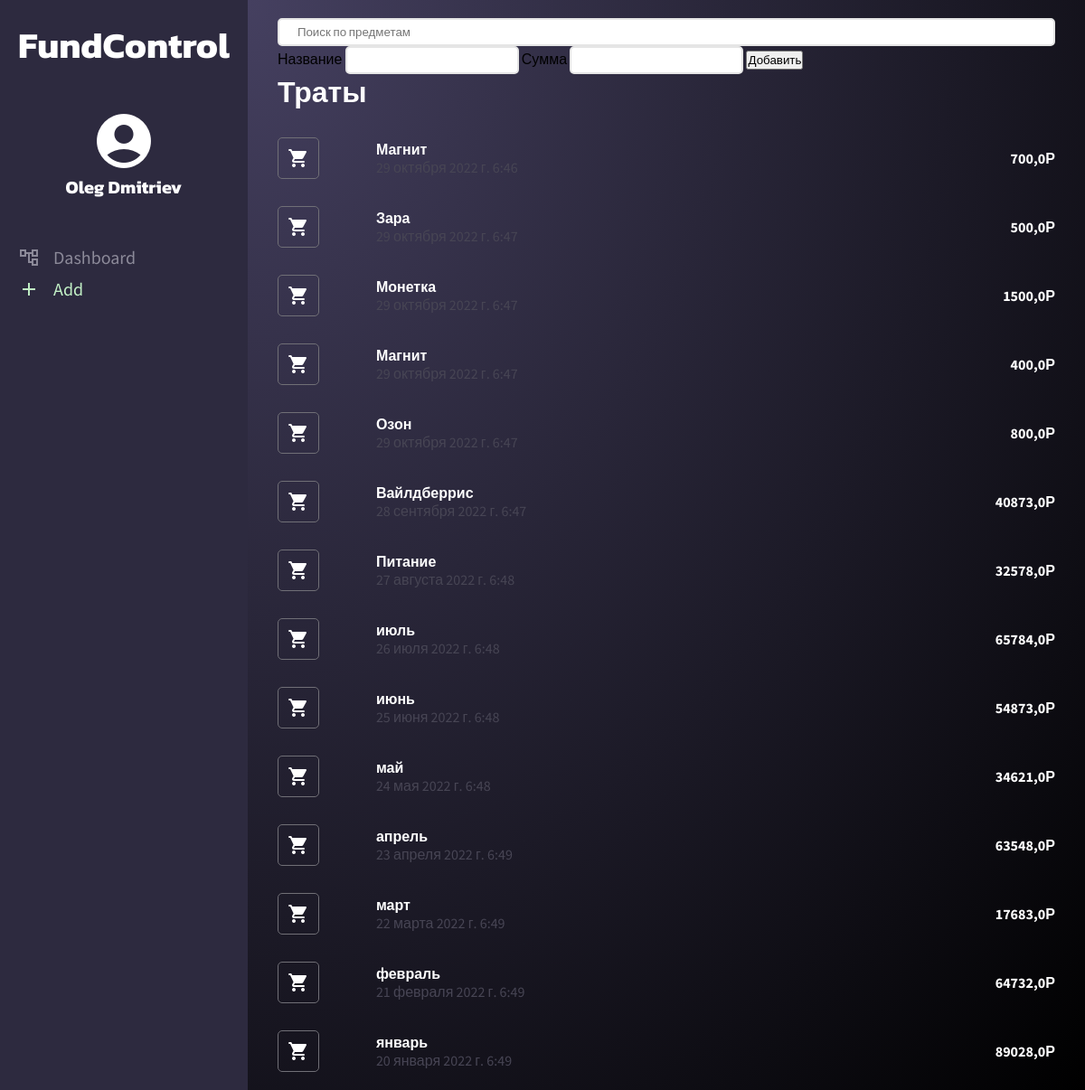
The page /transactions (signed in) on the database its author committed.
### main/models.py (models this page shows)
class Transaction(models.Model):
    user = models.ForeignKey(get_user_model(), on_delete=models.CASCADE)
    type = models.ForeignKey(TransactionType, on_delete=models.CASCADE, verbose_name='Тип')
    name = models.CharField('Название', max_length=255)
    amount = models.FloatField('Сумма')
    datetime = models.DateTimeField(auto_now_add=True)

### main/views.py (the view, shortened to what this page needs)
# urls.py: path('transactions', views.transactions, name='transactions'),
@login_required
def transactions(request):
    form = AddTransactionForm()
    trantypes = TransactionType.objects.filter(Q(user=None) | Q(user=request.user))
    transactions = Transaction.objects.filter(user=request.user)
    return render(request, 'main/transactions.html',
                  {'form': form, 'transaction_types': trantypes, 'transactions': transactions})

### main/forms.py
class AddTransactionForm(forms.ModelForm):
    class Meta:
        model = Transaction
        fields = ['type', 'name', 'amount']

### main/models.py (called while the page is built)
    def __str__(self):
        return self.name

### templates/main/transactions.html (shortened to what this page needs)
{% extends 'main/base.html' %}
{% load static %}
{% block main %}
    <div class="container">
        <form method="POST">
            <div class="custom_select" data-placeholder="Поиск по предметам">
            </div>
            <label for="name">Название</label>
            {{ form.name }}
            <label for="amount">Сумма</label>
            {{ form.amount }}
            <button>Добавить</button>
        </form>
        <div class="transactions">
            <h1 style="color: #FFF;">Траты</h3>
            {% for i in transactions %}
            <div class="transaction">
                <span class="icon">
                    <span class="material-icons-round">shopping_cart</span>
                </span>
                <div class="name"><span>{{ i.name }}</span><span
                        class="transaction-date">{{ i.datetime }}</span></div>
                <div class="sum">{{ i.amount }}Р</div>
            </div>
            {% endfor %}
    </div>
{% endblock %}

### templates/main/base.html (shortened to what this page needs)
{% load static %}
<!doctype html>
<html lang="en">
<head>
    <link rel="stylesheet" href="{% static 'style/colors.css' %}">
    <link rel="stylesheet" href="{% static 'style/style.css' %}">
</head>
<body>
<div class="content">
    <nav>
        <h1 class="logo">FundControl</h1>
        <div class="user">
            <span class="material-icons-round">account_circle</span>
            <span class="nav_name">Oleg Dmitriev</span>
        </div>
        <div class="menu">
            <a href="{% url 'main:index' %}" id="main_page"><span class="material-icons-outlined">account_tree</span><span class="a_label">Dashboard</span></a>
            <a href="{% url 'main:transactions' %}" id="add_transaction_page"><span class="material-icons-outlined">add</span><span class="a_label">Add</span></a>
        </div>
    </nav>
    <main>
        {% block main %}
        {% endblock %}
    </main>
</div>
</body>
</html>

### static/style/style.css (style rules this page uses)
* { font-family: 'Source Sans Pro', sans-serif; padding: 0; margin: 0; box-sizing: border-box; }
.container { max-width: 900px; margin: 0 auto; padding: 20px; }
.content { display: flex; width: 100vw; height: 100vh; }
nav { display: flex; flex-direction: column; align-items: center; padding: 20px 20px; height: 100vh; max-width: 300px; flex: 1; background-color: hsl(249, 20%, 20.6%); z-index: 999; }
main { height: 100vh; flex: 4; background: radial-gradient(at top left, rgb(69, 64, 96), rgb(0, 0, 0)); overflow: auto; }
nav .logo { color: #FFF; font-family: 'Kanit', sans-serif; font-size: 40px; }
nav .user { display: flex; margin-top: 40px; flex-direction: column; align-items: center; }
nav .user .material-icons-round { font-size: 72px; color: #FFF; }
nav .user .nav_name { font-family: 'Kanit', sans-serif !important; color: #FFF; font-size: 20px; font-weight: bold; }
nav .menu { display: flex; flex-direction: column; width: 100%; align-items: center; margin-top: 40px; }
nav .menu a { display: flex; align-items: center; width: 100%; text-decoration: none; color: hsl(249, 7%, 57%); font-size: 20px; margin-top: 10px; }
nav .menu a.chosen { color: hsl(126, 60%, 85%); }
nav .menu a .a_label { margin-left: 15px; }
.transactions .transaction { display: flex; justify-content: space-between; align-items: center; margin-top: 30px; font-weight: bold; }
.transactions .transaction .name { display: flex; flex-direction: column; width: 60%; }
.transaction .sum { max-width: 20%; width: 20%; text-align: right; }
.name .transaction-date { color: hsl(249deg 10% 30%); font-weight: normal; }
.transaction .icon { display: inline-flex; padding: 10px; border: 1px solid hsl(249deg 3% 45%); border-radius: 5px; }
.transaction { color: #FFF; }
input, textarea { padding: 5px 10px; border: 2px solid var(--truegray200); border-radius: 5px; resize: none; outline: none; }
.custom_select { position: relative; }

### rows shown on the page
Transaction: name "Магнит", datetime "29 октября 2022 г. 6:46", amount "700,0"
Transaction: name "Зара", datetime "29 октября 2022 г. 6:47", amount "500,0"
Transaction: name "Монетка", datetime "29 октября 2022 г. 6:47", amount "1500,0"
Transaction: name "Магнит", datetime "29 октября 2022 г. 6:47", amount "400,0"
Transaction: name "Озон", datetime "29 октября 2022 г. 6:47", amount "800,0"
Transaction: name "Вайлдберрис", datetime "28 сентября 2022 г. 6:47", amount "40873,0"
Transaction: name "Питание", datetime "27 августа 2022 г. 6:48", amount "32578,0"
Transaction: name "июль", datetime "26 июля 2022 г. 6:48", amount "65784,0"
Transaction: name "июнь", datetime "25 июня 2022 г. 6:48", amount "54873,0"
Transaction: name "май", datetime "24 мая 2022 г. 6:48", amount "34621,0"
Transaction: name "апрель", datetime "23 апреля 2022 г. 6:49", amount "63548,0"
Transaction: name "март", datetime "22 марта 2022 г. 6:49", amount "17683,0"
Transaction: name "февраль", datetime "21 февраля 2022 г. 6:49", amount "64732,0"
Transaction: name "январь", datetime "20 января 2022 г. 6:49", amount "89028,0"
